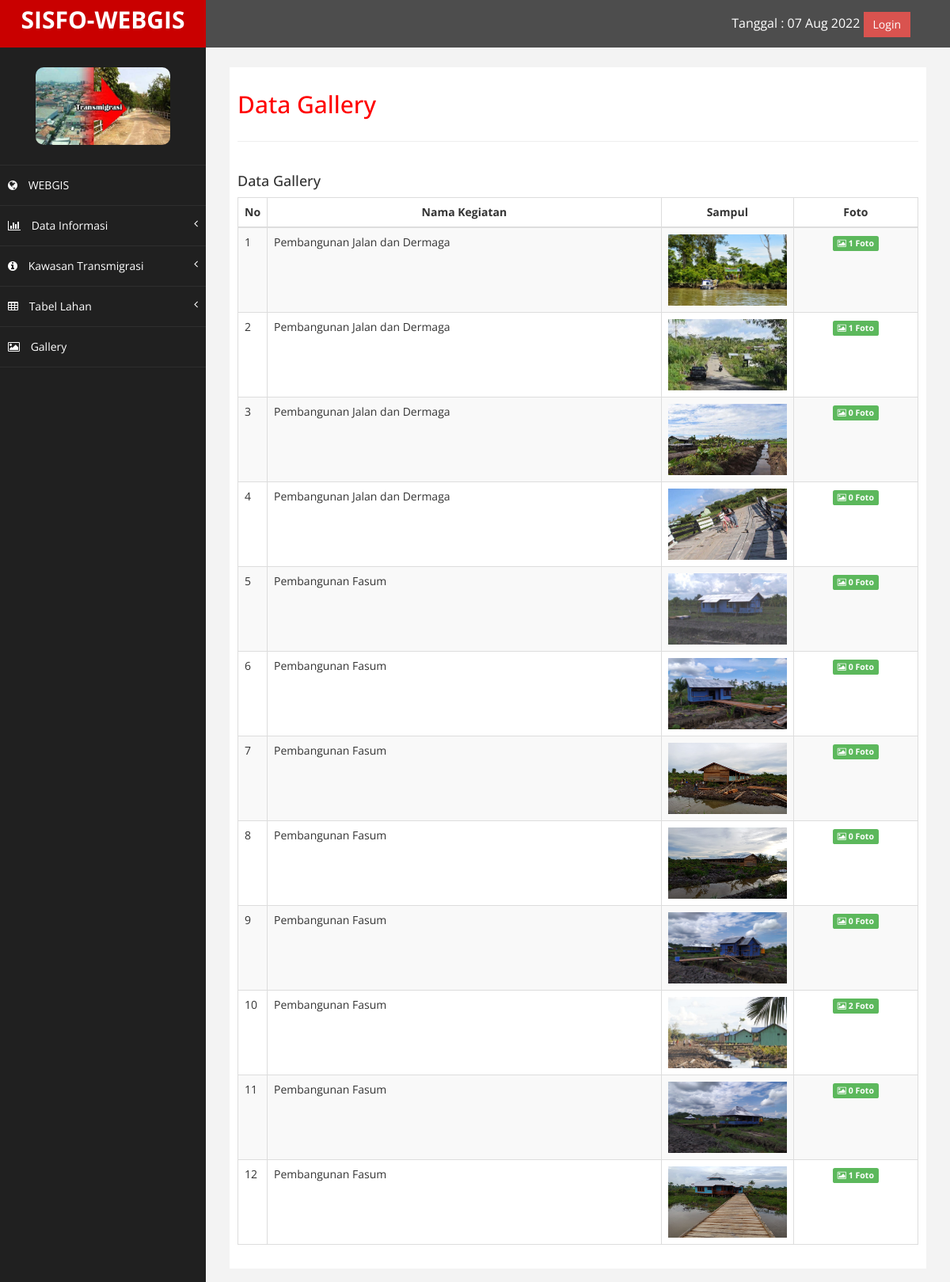
/index.php/gallery, run on the app's committed database.
### tables this page shows
CREATE TABLE `tbl_kegiatan` (
  `id_kegiatan` int(11) NOT NULL,
  `nama_kegiatan` varchar(255) DEFAULT NULL,
  `id_jenis` int(11) NOT NULL,
  `alamat` varchar(255) NOT NULL,
  `id_sumberdana` int(11) NOT NULL,
  `anggaran` int(11) NOT NULL,
  `tahun` varchar(4) NOT NULL,
  `volume` varchar(255) NOT NULL,
  `pelaksana` varchar(255) NOT NULL,
  `deskripsi` text NOT NULL,
  `latitude` varchar(30) NOT NULL,
  `longitude` varchar(30) NOT NULL,
  `sampul` varchar(255) NOT NULL
);

### application/views/layout/v_wrapper.php (called while the page is built)
<?php
require_once('v_head.php');
require_once('v_header.php');
require_once('v_nav.php');
require_once('v_content.php');
require_once('v_footer.php');

### application/controllers/Gallery.php (called while the page is built, shortened)
<?php
class Gallery extends CI_Controller {
	public function __construct()
	{
		$this->load->model('m_gallery');
	}
	public function index()
	{
		$data = array(
			'title'		=>'Data Gallery',
			'gallery' 	=> $this->m_gallery->lists(),
			'isi' => 'gallery/v_lists'
		 );
		$this->load->view('layout/v_wrapper', $data, FALSE);
	}
}

### index.php (called while the page is built, shortened)
<?php
require_once BASEPATH.'core/CodeIgniter.php';

### application/views/layout/v_content.php (called while the page is built)
<?php
if ($isi) {
    $this->load->view($isi);
}

### application/models/M_gallery.php (called while the page is built, shortened)
<?php
class M_gallery extends CI_Model {
	public function lists()
	{
		$this->db->select('tbl_kegiatan.*,COUNT(tbl_gallery.id_kegiatan) as total_foto');
		$this->db->from('tbl_kegiatan');
		$this->db->join('tbl_gallery', 'tbl_gallery.id_kegiatan = tbl_kegiatan.id_kegiatan', 'left');
		$this->db->group_by('tbl_kegiatan.id_kegiatan');
		$this->db->order_by('id_kegiatan','desc');
		return $this->db->get()->result();
	}
}

### application/views/gallery/v_lists.php (the view, shortened to what this page needs)
<div class="row">
	<div class="col-md-12">
		<div class="widget-box widget-color-blue2">
			<div class="widget-header">
				<h4 class="widget-title lighter smaller"><?= $title ?></h4>
			</div>
			<div class="widget-body">
				<div class="widget-main padding-8">
			  <table id="dataTables-example" class="table table-striped table-bordered table-hover table-responsive">
				<thead>
					<tr>
						<th width="30px" class="text-center">No</th>
						<th class="text-center">Nama Kegiatan</th>
						<th width="150px" class="text-center">Sampul</th>
						<th class="text-center">Foto</th>
					</tr>
				</thead>
				<tbody>
					<?php $no=1; foreach ($gallery as $key => $value) { ?>
					<tr>
						<td><?= $no++ ?></td>
						<td><?= $value->nama_kegiatan ?></td>
						<td class="text-center">
							<img src="<?= base_url('sampul/'.$value->sampul) ?>" width="150px" height="90px"><br>
						</td>
						<td class="text-center"><span class="label label-success">
						<i class="ace-icon fa fa-image bigger-120"></i> <?= $value->total_foto ?> Foto</span></td>
					</tr>
					<?php } ?>
				</tbody>
			</table>
				</div>
			</div>
		</div>
	</div>
</div>

### application/views/layout/v_head.php (shortened to what this page needs)
<!DOCTYPE html>
<html xmlns="http://www.w3.org/1999/xhtml">
<head>
    <link href="<?= base_url() ?>template/assets/css/bootstrap.css" rel="stylesheet" />
    <link href="<?= base_url() ?>template/assets/css/font-awesome.css" rel="stylesheet" />
    <link href="<?= base_url() ?>template/assets/css/custom.css" rel="stylesheet" />
    <link rel="stylesheet" href="https://unpkg.com/leaflet@1.6.0/dist/leaflet.css" />
    <link rel="stylesheet" href="<?= base_url() ?>leaflet-search/src/leaflet-search.css" />
</head>
<body>

### application/views/layout/v_header.php (shortened to what this page needs)
<div id="wrapper">
    <nav class="navbar navbar-default navbar-cls-top " role="navigation" style="margin-bottom: 0">
        <div class="navbar-header">
            <a class="navbar-brand" href="<?= base_url('home') ?>">SISFO-WEBGIS</a>
        </div>
        <div style="color: white;
padding: 15px 50px 5px 50px;
float: right;
font-size: 16px;"> Tanggal : <?= date('d M Y') ?>
        <?php if ($this->session->userdata('username')=="") { ?>
            <a href="<?= base_url('login') ?>" class="btn btn-danger square-btn-adjust">Login</a>
        <?php }else{ ?>
            Nama User : <?= $this->session->userdata('nama_user') ?>
            <a href="<?= base_url('login/logout') ?>" class="btn btn-danger square-btn-adjust">Logout</a>
        <?php } ?>
    </div>
    </nav>

### application/views/layout/v_nav.php (shortened to what this page needs)
<nav class="navbar-default navbar-side" role="navigation">
    <div class="sidebar-collapse">
        <ul class="nav" id="main-menu">
            <li class="text-center">
                <img src="<?= base_url() ?>foto_kegiatan/test.jpg" class="user-image img-responsive" />
            </li>
            <li>
                <a href="<?= base_url('home') ?>"><i class="fa fa-globe"></i> WEBGIS </a>
            </li>
            <li>
                <a href="#"><i class="fa fa-bar-chart-o"></i> Data Informasi<span class="fa arrow"></span></a>
            </li>
            <li>
                <a href="#"><i class="fa fa-info-circle"></i> Kawasan Transmigrasi <span class="fa arrow"></span></a>
            </li>
            <li>
                <a href="#"><i class="fa fa-table"></i> Tabel Lahan <span class="fa arrow"></span></a>
            </li>
            <li>
                <a href="<?= base_url('gallery') ?>"><i class="fa fa-photo"></i> Gallery </a>
            </li>
        </ul>
    </div>
</nav>
<div id="page-wrapper">
    <div id="page-inner">
        <div class="row">
            <div class="col-md-12">
                <h2><?= $title; ?></h2>
            </div>
        </div>
        <hr />

### application/views/layout/v_footer.php
</div>
</div>
</div>
</body>
</html>

### template/assets/css/custom.css (style rules this page uses)
body { font-family: 'Open Sans', sans-serif; }
#wrapper { width: 100%; background:#202020; }
#page-wrapper { padding: 15px 15px; min-height: 600px; background:#F3F3F3; }
#page-inner { width:100%; margin:10px 20px 10px 0px; background-color:#fff!important; padding:10px; min-height:1200px; }
.text-center { text-align:center; }
h2 { color: #f00; }
h4 { padding-top:10px; }
.square-btn-adjust { border: 0px solid transparent; -webkit-border-radius: 0px; -moz-border-radius: 0px; border-radius: 0px; }
.user-image { margin: 25px auto; -webkit-border-radius: 10px; -moz-border-radius: 10px; border-radius: 10px; max-height:170px; max-width:170px; }
.navbar-cls-top .navbar-brand { color: #fff; background: #C90000; width: 260px; text-align: center; height: 60px; font-size: 30px; font-weight: 700; }
.arrow { float: right; }
.fa.arrow:before { content: "\f104"; }
.sidebar-collapse , .sidebar-collapse .nav { background:none; }
.sidebar-collapse .nav { padding:0; }
.sidebar-collapse .nav > li > a { color:#fff; background:#202020; text-shadow:none; }
.sidebar-collapse > .nav > li > a { padding:15px 10px; }
.sidebar-collapse > .nav > li { border-bottom: 1px solid rgba(107, 108, 109, 0.19); }
.navbar-side { border:none; background-color: #202020; }
.navbar-cls-top { background:#4D4D4D; border-bottom:none; }
.navbar-default { border:0px solid black; }
.navbar-header { background: #A70303; }
.nav > li > a > i { margin-right:10px; }
@media (min-width:768px) { #page-wrapper { margin: 0 0 0 260px; padding: 15px 30px; min-height: 1200px; } }
@media (min-width:768px) { .navbar-side { z-index: 1; position: absolute; width: 260px; } }
@media (min-width:768px) { .navbar { border-radius: 0px; } }

### data on the page
tbl_kegiatan: nama_kegiatan "Pembangunan Jalan dan Dermaga", sampul (picture), total_foto "1"
tbl_kegiatan: nama_kegiatan "Pembangunan Jalan dan Dermaga", sampul (picture), total_foto "1"
tbl_kegiatan: nama_kegiatan "Pembangunan Jalan dan Dermaga", sampul (picture), total_foto "0"
tbl_kegiatan: nama_kegiatan "Pembangunan Jalan dan Dermaga", sampul (picture), total_foto "0"
tbl_kegiatan: nama_kegiatan "Pembangunan Fasum", sampul (picture), total_foto "0"
tbl_kegiatan: nama_kegiatan "Pembangunan Fasum", sampul (picture), total_foto "0"
tbl_kegiatan: nama_kegiatan "Pembangunan Fasum", sampul (picture), total_foto "0"
tbl_kegiatan: nama_kegiatan "Pembangunan Fasum", sampul (picture), total_foto "0"
tbl_kegiatan: nama_kegiatan "Pembangunan Fasum", sampul (picture), total_foto "0"
tbl_kegiatan: nama_kegiatan "Pembangunan Fasum", sampul (picture), total_foto "2"
tbl_kegiatan: nama_kegiatan "Pembangunan Fasum", sampul (picture), total_foto "0"
tbl_kegiatan: nama_kegiatan "Pembangunan Fasum", sampul (picture), total_foto "1"

### other printed values
$title "Data Gallery"
